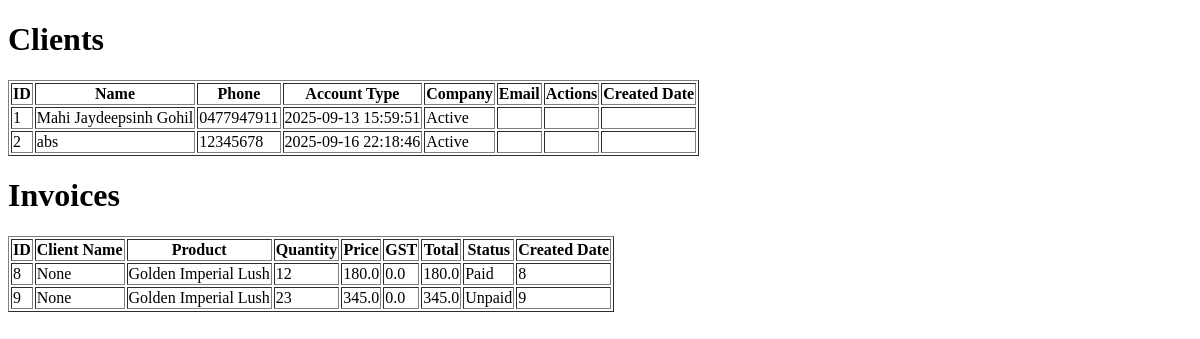
Page /list (signed in) on the earlier database version.
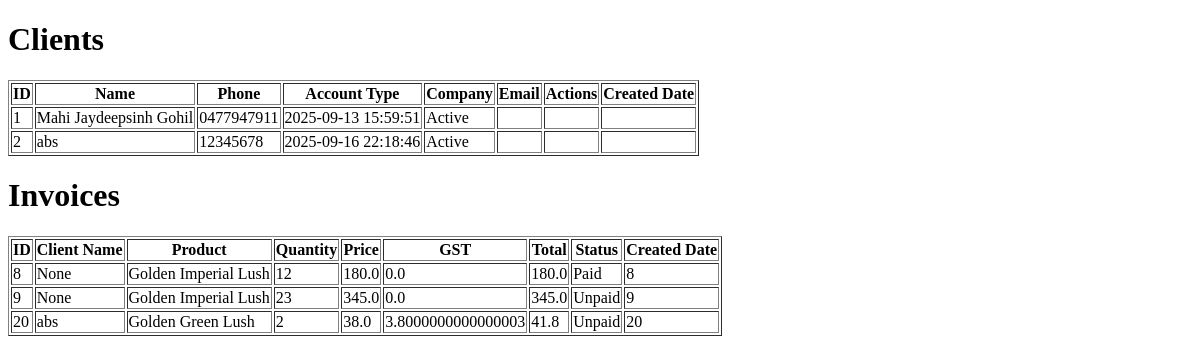
Same page on the later database version.
### tables this page shows
CREATE TABLE clients (
                id INTEGER PRIMARY KEY AUTOINCREMENT,
                client_name TEXT NOT NULL,
                email TEXT,
                phone TEXT,
                account_type TEXT,
                company_name TEXT,
                actions TEXT,
                created_date TEXT, owner_id INTEGER,
                UNIQUE(client_name)
            );

CREATE TABLE invoices (
            id INTEGER PRIMARY KEY AUTOINCREMENT,
            client_id INTEGER,
            product TEXT,
            quantity INTEGER,
            price REAL,
            gst REAL,
            discount REAL,
            total REAL,
            status TEXT, created_date TEXT DEFAULT CURRENT_TIMESTAMP, extras_json TEXT DEFAULT '{}', owner_id INTEGER,
            FOREIGN KEY(client_id) REFERENCES "clients_old"(id)
        );

### app_backup.py (the view)
@app.route('/list')
def list_page():
    if 'user_name' not in session:
        return redirect(url_for('login'))
    conn = sqlite3.connect('users.db')
    c = conn.cursor()
    c.execute('SELECT id, client_name, phone, created_date, "Active" as status FROM clients')
    clients = c.fetchall()
    c.execute('''SELECT invoices.id, clients.client_name, invoices.product, invoices.quantity, invoices.price,
                  invoices.gst, invoices.total, invoices.status, invoices.id
                  FROM invoices
                  LEFT JOIN clients ON invoices.client_id = clients.id''')
    invoices = c.fetchall()
    conn.close()
    return render_template('list_page.html', clients=clients, invoices=invoices)

### list_page.html (shortened to what this page needs)
<!DOCTYPE html>
<html lang="en">
<head>
</head>
<body>
    <h1>Clients</h1>
    <table border="1">
        <thead>
            <tr>
                <th>ID</th>
                <th>Name</th>
                <th>Phone</th>
                <th>Account Type</th>
                <th>Company</th>
                <th>Email</th>
                <th>Actions</th>
                <th>Created Date</th>
            </tr>
        </thead>
        <tbody>
            {% for client in clients %}
            <tr>
                <td>{{ client[0] }}</td>
                <td>{{ client[1] }}</td>
                <td>{{ client[2] }}</td>
                <td>{{ client[3] }}</td>
                <td>{{ client[4] }}</td>
                <td>{{ client[5] }}</td>
                <td>{{ client[6] }}</td>
                <td>{{ client[7] }}</td>
            </tr>
            {% endfor %}
        </tbody>
    </table>
    <h1>Invoices</h1>
    <table border="1">
        <thead>
            <tr>
                <th>ID</th>
                <th>Client Name</th>
                <th>Product</th>
                <th>Quantity</th>
                <th>Price</th>
                <th>GST</th>
                <th>Total</th>
                <th>Status</th>
                <th>Created Date</th>
            </tr>
        </thead>
        <tbody>
            {% for invoice in invoices %}
            <tr>
                <td>{{ invoice[0] }}</td>
                <td>{{ invoice[1] }}</td>
                <td>{{ invoice[2] }}</td>
                <td>{{ invoice[3] }}</td>
                <td>{{ invoice[4] }}</td>
                <td>{{ invoice[5] }}</td>
                <td>{{ invoice[6] }}</td>
                <td>{{ invoice[7] }}</td>
                <td>{{ invoice[8] }}</td>
            </tr>
            {% endfor %}
        </tbody>
    </table>
</body>
</html>

Differences in the rows shown:
added invoices: id "20", client_name "abs", product "Golden Green Lush", quantity "2", price "38.0", gst "3.8000000000000003", total "41.8", status "Unpaid"
